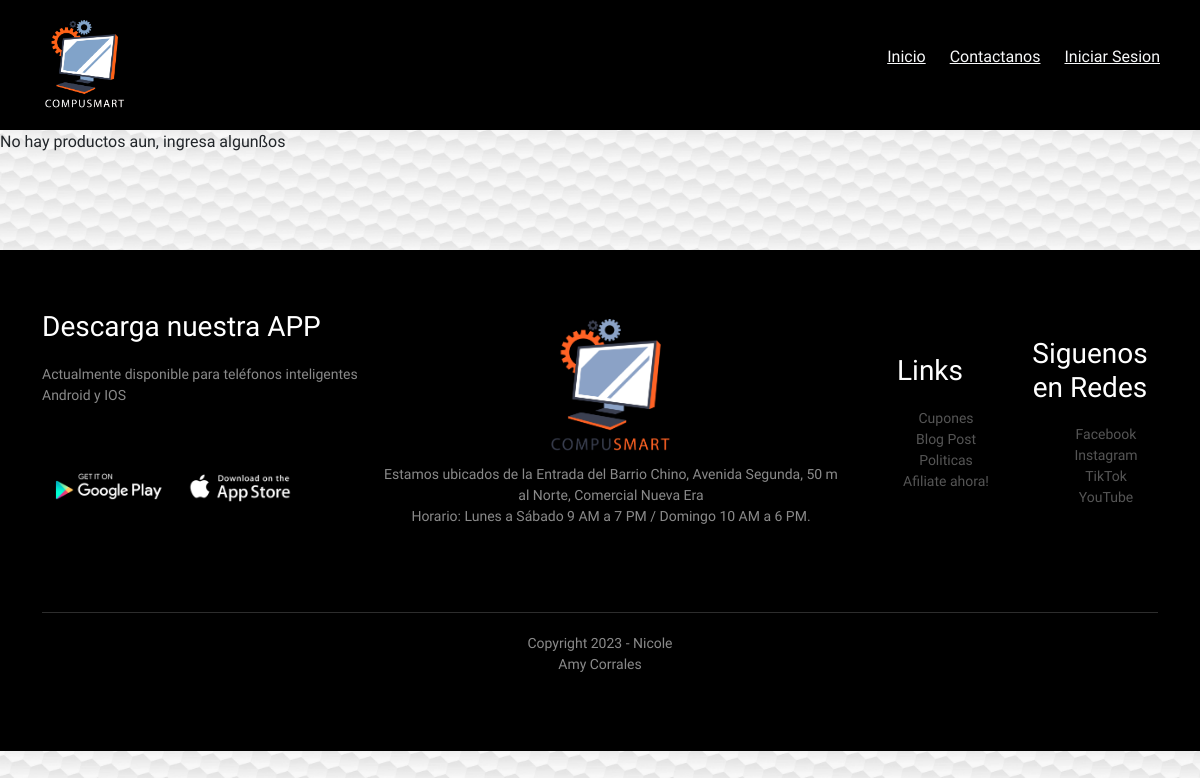
/admin/contacto/contactos.php, run on an earlier commit of the app's database.
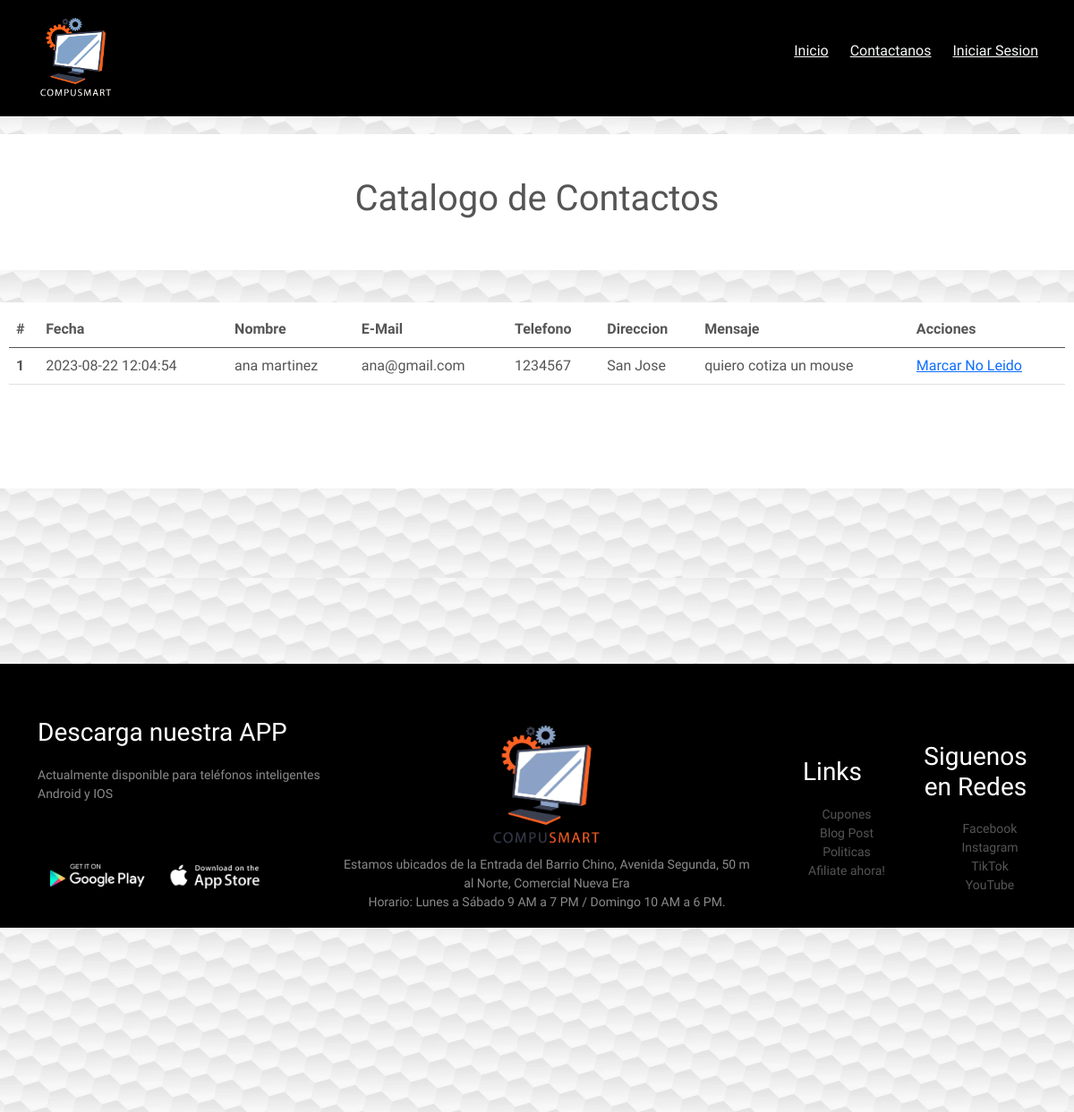
And on a later commit of the database.
### tables this page shows
CREATE TABLE `clientes` (
  `id` int(11) NOT NULL,
  `nombre` varchar(45) NOT NULL,
  `cedula` varchar(11) NOT NULL,
  `email` varchar(75) NOT NULL,
  `telefono` varchar(9) NOT NULL,
  `direccion` text DEFAULT NULL,
  `mensaje` text DEFAULT NULL,
  `fecha` datetime NOT NULL DEFAULT current_timestamp(),
  `leido` tinyint(1) NOT NULL DEFAULT 0
);

### DAL/contacto.php (called while the page is built, shortened)
<?php
function obtenerClientes()
{
    $retorno = null;
    try {
        $conexion = Conecta();
        $sql = "SELECT * FROM clientes";
        $resultado = $conexion->query($sql);
        if ($resultado->num_rows > 0) {
            $retorno = $resultado;
        }
    } catch (\Throwable $th) {
        echo $th;
    } finally {
        Desconecta($conexion);
    }
    return $retorno;
}

### admin/contacto/contactos.php (the view, shortened to what this page needs)
<?php include '../include/header.php'; ?>
<?php
require_once '../../DAL/contacto.php';
$clientes = obtenerClientes();
?>
<?php if ($clientes) : ?>
  <section class="contenedor-productos">
    <div class="div-h1-sin-background">
      <h1 id="texto_Conct">Catalogo de Contactos </h1>
    </div>
    <div class="contenedor">
      <table class="table table-hover">
        <thead>
          <tr>
            <th scope="col">#</th>
            <th scope="col">Fecha</th>
            <th scope="col">Nombre</th>
            <th scope="col">E-Mail</th>
            <th scope="col">Telefono</th>
            <th scope="col">Direccion</th>
            <th scope="col">Mensaje</th>
            <th scope="col">Acciones</th>
          </tr>
        </thead>
        <tbody>
          <?php while ($row = $clientes->fetch_assoc()) : ?>
            <tr>
              <th scope="row"><?php echo $row["id"]; ?></th>
              <td><?php echo $row["fecha"]; ?></td>
              <td><?php echo $row["nombre"]; ?></td>
              <td><?php echo $row["email"]; ?></td>
              <td><?php echo $row["telefono"]; ?></td>
              <td><?php echo $row["direccion"]; ?></td>
              <td><?php echo $row["mensaje"]; ?></td>
              <?php if ($row["leido"]  == 0) : ?>
                <td><a href="<?php echo './contactos.php?leido=' . $row["id"] ?>" class="boton-item">Marcar Leido</a></td>
              <?php else : ?>
                <td><a href="<?php echo './contactos.php?noleido=' . $row["id"] ?>" class="boton-item">Marcar No Leido</a></td>
              <?php endif ?>
            </tr>
          <?php endwhile ?>
        </tbody>
      </table>
    </div>
  </section>
<?php else : ?>
  <a> No hay productos aun, ingresa algunßos </a>
<?php endif  ?>
<?php include '../include/footer.php'; ?>

### admin/include/header.php (shortened to what this page needs)
<!DOCTYPE html>
<html lang="en">
<head>
    <link rel="stylesheet" href="../../Css/Style.css">
    <link rel="stylesheet" href="../../Css/productos.css">
    <link href="https://cdn.jsdelivr.net/npm/bootstrap@5.0.0/dist/css/bootstrap.min.css" rel="stylesheet">
</head>
<header>
    <div class="logo">
        <img src="../../Recursos/logo/Logo 2.png" alt="Logo" width="80px">
    </div>
    <nav>
        <ul>
            <li><a class="link-light" href="../../Index.php">Inicio</a></li>
            <li><a class="link-light" href="../../Contactanos.php">Contactanos</a></li>
            <?php if (empty($_SESSION["rol"])) : ?>
                <li><a class="link-light" href="./login.php">Iniciar Sesion</a></li>
            <?php else : ?>
                <li><a class="link-light" href=""><?php echo $_SESSION["nombre"] . ' ' . $_SESSION["apellido1"] ?></a></li>
                <li><a class="link-light" href="../../controlador/cerrar_sesion.php">Cerrar Sesión</a></li>
            <?php endif; ?>
        </ul>
    </nav>
</header>
<body id="body-Contact">

### admin/include/footer.php (shortened to what this page needs)
</body>
<footer class="footer">
    <div class="container">
        <div class="row">
            <div class="footer-col-1">
                <h3>Descarga nuestra APP</h3>
                <p>Actualmente disponible para teléfonos inteligentes Android y IOS</p>
                <div class="app-logo">
                    <img src="../../Recursos/logo/playstore logo PNG.png" alt="Play Store logo">
                    <img src="../../Recursos/logo/appstore logo PNG.png" alt="App Store logo">
                </div>
            </div>
            <div class="footer-col-2">
                <img src="../../Recursos/logo/Logo.png" alt="Logo mobile">
                <p>Estamos ubicados de la Entrada del Barrio Chino, Avenida Segunda, 50 m al Norte, Comercial Nueva
                    Era
                    <br>Horario: Lunes a Sábado 9 AM a 7 PM / Domingo 10 AM a 6 PM.
                </p>
            </div>
            <div class="footer-col-3">
                <h3>Links</h3>
                <ul>
                    <li>Cupones</li>
                    <li>Blog Post</li>
                    <li>Politicas</li>
                    <li>Afiliate ahora!</li>
                </ul>
            </div>
            <div class="footer-col-4">
                <h3>Siguenos en Redes</h3>
                <ul>
                    <li>Facebook</li>
                    <li>Instagram</li>
                    <li>TikTok</li>
                    <li>YouTube</li>
                </ul>
            </div>
        </div>
        <hr>
        <p class="copyright">Copyright 2023 - Nicole
            <br>Amy Corrales
    </div>
</footer>
</html>

### Css/Style.css (style rules this page uses)
* { margin: 0; padding: 0; box-sizing: border-box; }
header { display: flex; align-items: center; padding: 20px; background-color: #000; }
.logo img { margin-left: 25px; }
body { font-family: 'Raleway', sans-serif; }
nav { flex: 1; text-align: right; }
nav ul { display: inline-block; list-style: none; }
nav ul li { display: inline-block; margin-right: 20px; }
a { text-decoration: none; color: rgb(255, 255, 255); transition: .5s; }
p { color: #ff523b; position: relative; }
.container { max-width: 1300px; margin:auto; padding-left: 25px; padding-right: 25px; }
.row { display: flex; align-items:center; margin-bottom: 40px; }
.offer h1, p { transition: transform 0.5s; }
footer { background-color: #000; color: #8a8a8a; font-size: 14px; padding: 60px 0; }
footer p { color: #8a8a8a; }
footer h3 { color: #fff; margin-bottom: 20px; }
.footer-col-1, .footer-col-2, .footer-col-3, .footer-col-4 { min-width: 160px; margin-bottom: 20px; }
.footer-col-1 { flex-basis: 30%; }
.footer-col-2 { flex: 1; text-align: center; }
.footer-col-2 img { width: 120px; margin-bottom: 10px; }
.footer-col-3, .footer-col-4 { flex-basis: 12%; text-align: center; }
ul { list-style-type: none; }
.app-logo { margin-top: 10px; }
.app-logo img { width: 130px; }
footer hr { border: none; background: #b5b5b5; height: 1px; margin: 20px 0; }
.copyright { text-align: center; }
#body-Contact { background: url('../Recursos/img/wallpaper.jpg'); background-repeat: no-repeat; background-attachment: fixed; background-size: cover; font-family: 'Raleway', sans-serif; }
.div-h1-sin-background { padding: 4%; background-color: white; margin-bottom: 3%; }
#texto_Conct { color: #555; text-align: center; margin-right: 200px; margin-left: 200px; }
section { background: url(Recursos/img/wallpaper.jpg) center/cover; background-repeat: no-repeat; background-attachment: fixed; background-size: cover; }
h1 { transition: transform 0.8s; }
.contenedor-productos { background-color: #fff; padding-top: 20px; padding-bottom: 100px; }

### Css/productos.css (style rules this page uses)
* { margin: 0; padding: 0; box-sizing: border-box; font-family: 'Raleway', sans-serif; color: #555; }
header { display: flex; align-items: center; padding: 20px; background-color: #000; }
.row { display: flex; align-items:center; margin-bottom: 40px; }
.container { max-width: 1300px; margin:auto; padding-left: 25px; padding-right: 25px; }
.logo img { margin-left: 25px; }
body { font-family: 'Raleway', sans-serif; }
nav { flex: 1; text-align: right; }
nav ul { display: inline-block; list-style: none; }
nav ul li { display: inline-block; margin-right: 20px; }
a { text-decoration: none; color: rgb(255, 255, 255); transition: .5s; }
p { color: #ff523b; position: relative; }
.contenedor { max-width: 1200px; padding: 10px; margin: auto; display: flex; padding-bottom: 100px; justify-content: space-between; background-color: #fff; contain: paint; }
footer { margin-top: 8%; background-color: #000; color: #8a8a8a; font-size: 14px; padding: 60px 0; }
footer p { color: #8a8a8a; }
footer h3 { color: #fff; margin-bottom: 20px; }
.footer-col-1, .footer-col-2, .footer-col-3, .footer-col-4 { min-width: 160px; margin-bottom: 20px; }
.footer-col-1 { flex-basis: 30%; }
.footer-col-2 { flex: 1; text-align: center; }
.footer-col-2 img { width: 120px; margin-bottom: 10px; }
.footer-col-3, .footer-col-4 { flex-basis: 12%; text-align: center; }
ul { list-style-type: none; }
.app-logo { margin-top: 10px; }
.app-logo img { width: 130px; }
footer hr { border: none; background: #b5b5b5; height: 1px; margin: 20px 0; }
.copyright { text-align: center; }

What changed in the data, as far as the page shows it:
added clientes: id "1", fecha "2023-08-22 12:04:54", nombre "ana martinez", email "ana@gmail.com", telefono "1234567", direccion "San Jose", mensaje "quiero cotiza un mouse"
Also different on the page:
text no longer shown: "No hay productos aun, ingresa algunßos"
text now shown: "Catalogo de Contactos # Fecha Nombre E-Mail Telefono Direccion Mensaje Acciones"
